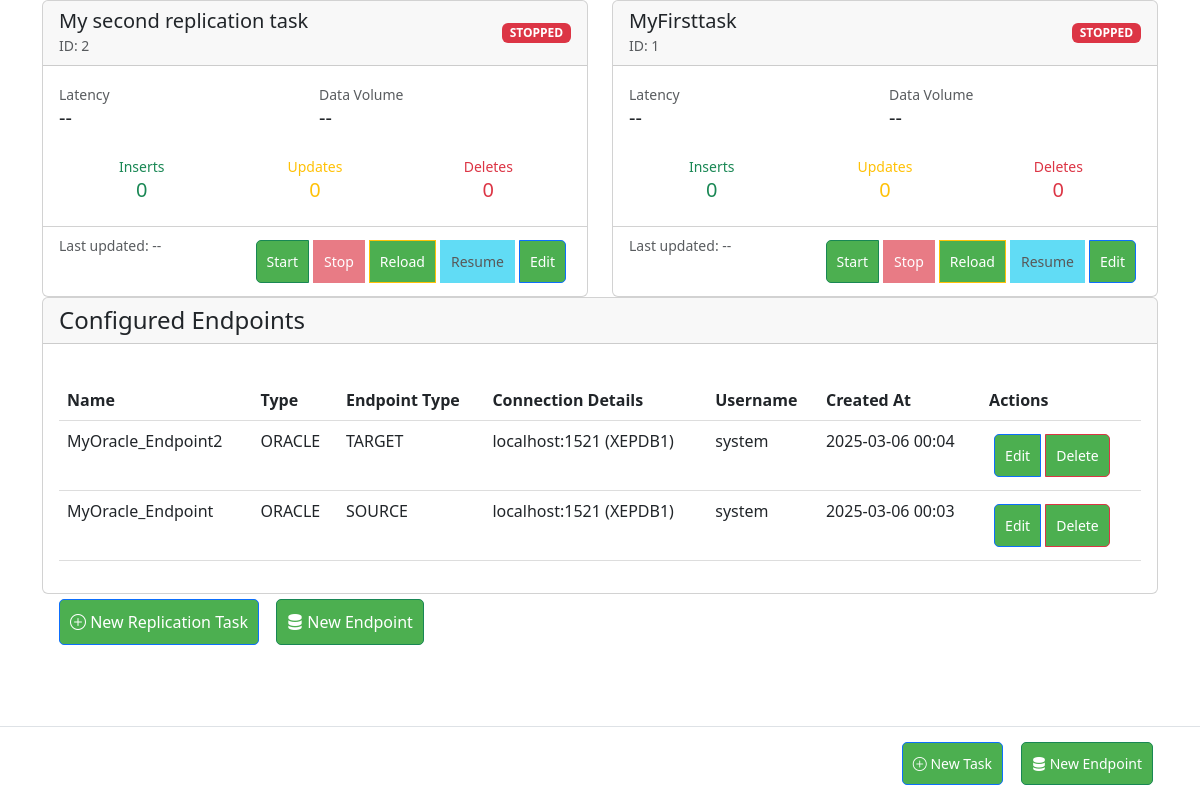
The page / on the database its author committed.
### app/models/task.py (models this page shows, shortened)
class ReplicationTask(db.Model):
    __tablename__ = 'replication_task'
    id = db.Column(db.Integer, primary_key=True)
    name = db.Column(db.String(120), unique=True, nullable=False)
    metrics = db.Column(db.JSON)  # Stores latency, counts, etc.
    source_id = db.Column(db.Integer, db.ForeignKey('endpoint.id'), nullable=False)
    destination_id = db.Column(db.Integer, db.ForeignKey('endpoint.id'), nullable=False)
    tables = db.Column(db.JSON)
    cdc_type = db.Column(db.String(20))
    cdc_config = db.Column(db.JSON)
    status = db.Column(db.String(20), default='stopped')
    options = db.Column(db.JSON)
    last_position = db.Column(db.JSON)
    created_at = db.Column(db.DateTime, default=db.func.now())
    tables = db.Column(db.JSON)  # Store selected tables
    initial_load = db.Column(db.Boolean, default=False)
    create_tables = db.Column(db.Boolean, default=True)
    replication_mode = db.Column(db.String(20), default='full')  # full/partial
    source = db.relationship('Endpoint', foreign_keys=[source_id], backref='source_tasks')
    destination = db.relationship('Endpoint', foreign_keys=[destination_id], backref='destination_tasks')

### app/models/endpoint.py (models this page shows, shortened)
class Endpoint(db.Model):
    id = db.Column(db.Integer, primary_key=True)
    name = db.Column(db.String(100), nullable=False)
    type = db.Column(db.String(20), nullable=False)  # oracle, mysql, bigquery
    username = db.Column(db.String(100), nullable=False)
    password = db.Column(db.String(100), nullable=False)
    host = db.Column(db.String(100))  # For oracle/mysql
    port = db.Column(db.Integer)  # For oracle/mysql
    service_name = db.Column(db.String(100))  # For oracle
    dataset = db.Column(db.String(100))  # For bigquery
    credentials_json = db.Column(db.Text)  # For bigquery
    database = db.Column(db.String(100))  # For mysql
    created_at = db.Column(db.DateTime, default=db.func.now())
    target_schema = db.Column(db.String(100))  # New field for target schema
    endpoint_type = db.Column(db.String(20), nullable=False, default='source')  # source or target

### app/web/routes.py (the view)
@bp.route('/')
def dashboard():
    page = request.args.get('page', 1, type=int)
    per_page = 10
    tasks = ReplicationTask.query.order_by(ReplicationTask.created_at.desc()).all()
    endpoints = Endpoint.query.order_by(Endpoint.created_at.desc()).all()
    return render_template('dashboard.html',
                           tasks=tasks,
                           endpoints=endpoints)

### app/web/templates/dashboard.html (shortened to what this page needs)
{% extends "base.html" %}
{% block content %}
 <div class="row row-cols-1 row-cols-md-2 g-4" id="task-monitor">
    {% for task in tasks %}
    <div class="col" data-task-id="{{ task.id }}">
        <div class="card h-100">
          <div class="card-header d-flex justify-content-between align-items-center">
             <div>
                <h5 class="mb-0">{{ task.name }}</h5>
                <small class="text-muted">ID: {{ task.id }}</small>
             </div>
             <span class="task-status-badge badge bg-{{ 'success' if task.status == 'running' else 'danger' }}">
                     {{ task.status|upper }}
             </span>
          </div>
            <div class="card-body">
                <div class="row g-2 mb-3">
                    <div class="col-6">
                        <small class="text-muted">Latency</small>
                        <div class="h5" data-metric="latency">--</div>
                    </div>
                    <div class="col-6">
                        <small class="text-muted">Data Volume</small>
                        <div class="h5" data-metric="volume">--</div>
                    </div>
                </div>
                <div class="row g-2">
                    <div class="col-4 text-center">
                        <div class="text-success">
                            <small>Inserts</small>
                            <div class="h5" data-metric="inserts">0</div>
                        </div>
                    </div>
                    <div class="col-4 text-center">
                        <div class="text-warning">
                            <small>Updates</small>
                            <div class="h5" data-metric="updates">0</div>
                        </div>
                    </div>
                    <div class="col-4 text-center">
                        <div class="text-danger">
                            <small>Deletes</small>
                            <div class="h5" data-metric="deletes">0</div>
                        </div>
                    </div>
                </div>
            </div>
            <div class="card-footer bg-transparent">
                <div class="d-flex justify-content-between">
                    <small class="text-muted">
                        Last updated: <span data-metric="last-updated">--</span>
                    </small>
<div class="btn-group">
    <a href="{{ url_for('web.control_task', task_id=task.id, action='start') }}"
       class="btn btn-sm btn-success {{ 'disabled' if task.status == 'running' }}">
        Start
    </a>
    <button class="btn btn-sm btn-danger stop-task-btn"
            data-task-id="{{ task.id }}"
            {% if task.status != 'running' %}disabled{% endif %}>
        Stop
    </button>
    <button class="btn btn-sm btn-warning reload-btn"
            data-task-id="{{ task.id }}"
            {% if task.status =='running' %}disabled{% endif %}>
        Reload
    </button>
    <button class="btn btn-sm btn-info resume-btn"
            data-task-id="{{ task.id }}"
            {% if not task.last_position %}disabled{% endif %}>
        Resume
    </button>
    <a href="{{ url_for('web.edit_task', task_id=task.id) }}"
       class="btn btn-sm btn-primary">
        Edit
    </a>
</div>
                </div>
            </div>
        </div>
    </div>
    {% else %}
    <div class="col-12">
        <div class="alert alert-info">No active replication tasks</div>
    </div>
    {% endfor %}
</div>
    <div class="card">
        <div class="card-header">
            <h4 class="mb-0">Configured Endpoints</h4>
        </div>
        <div class="card-body">
            <table class="table table-hover">
                <thead>
                    <tr>
                        <th>Name</th>
                        <th>Type</th>
                        <th>Endpoint Type</th>
                        <th>Connection Details</th>
                        <th>Username</th>
                        <th>Created At</th>
                        <th>Actions</th>
                    </tr>
                </thead>
                <tbody>
                    {% for endpoint in endpoints %}
                    <tr>
                        <td>{{ endpoint.name }}</td>
                        <td>{{ endpoint.type|upper }}</td>
                        <td>{{ endpoint.endpoint_type|upper }}</td>
                        <td>
                            {% if endpoint.type == 'oracle' %}
                                {{ endpoint.host }}:{{ endpoint.port }} ({{ endpoint.service_name }})
                            {% elif endpoint.type == 'bigquery' %}
                                Dataset: {{ endpoint.dataset }}
                            {% elif endpoint.type == 'mysql' %}
                                Database: {{ endpoint.database }}
                            {% endif %}
                        </td>
                        <td>{{ endpoint.username }}</td>
                        <td>{{ endpoint.created_at.strftime('%Y-%m-%d %H:%M') }}</td>
                        <td>
                            <div class="btn-group">
                                <a href="{{ url_for('web.edit_endpoint', endpoint_id=endpoint.id) }}"
                                   class="btn btn-sm btn-primary">Edit</a>
                                <a href="{{ url_for('web.delete_endpoint', endpoint_id=endpoint.id) }}"
                                   class="btn btn-sm btn-danger"
                                   onclick="return confirm('Delete this endpoint?')">Delete</a>
                            </div>
                        </td>
                    </tr>
                    {% else %}
                    <tr>
                        <td colspan="6" class="text-center">No configured endpoints</td>
                    </tr>
                    {% endfor %}
                </tbody>
            </table>
        </div>
    </div>
<div class="container">
    <div class="d-flex justify-content-between mb-4">
        <div>
            <a href="{{ url_for('web.create_task') }}" class="btn btn-primary">
                <i class="bi bi-plus-circle"></i> New Replication Task
            </a>
            <a href="{{ url_for('web.create_endpoint') }}" class="btn btn-success ms-2">
                <i class="bi bi-server"></i> New Endpoint
            </a>
        </div>
    </div>
    </div>
{% endblock %}

### app/web/templates/base.html (shortened to what this page needs)
<!DOCTYPE html>
<html>
<head>
    <link href="https://cdn.jsdelivr.net/npm/bootstrap@5.3.0/dist/css/bootstrap.min.css" rel="stylesheet">
    <link rel="stylesheet" href="https://cdn.jsdelivr.net/npm/bootstrap-icons@1.11.3/font/bootstrap-icons.min.css">
    <link rel="stylesheet" href="{{ url_for('static', filename='css/dashboard.css') }}">
</head>
<body>
    <main class="container">
        {% block content %}{% endblock %}
    </main>
    <footer class="fixed-footer">
        <div class="container">
            <div class="d-flex justify-content-end gap-2">
                <a href="{{ url_for('web.create_task') }}" class="btn btn-primary btn-sm">
                    <i class="bi bi-plus-circle"></i> New Task
                </a>
                <a href="{{ url_for('web.create_endpoint') }}" class="btn btn-success btn-sm">
                    <i class="bi bi-server"></i> New Endpoint
                </a>
            </div>
        </div>
    </footer>
</body>
</html>

### app/static/css/dashboard.css (style rules this page uses)
.btn { background: #4CAF50; color: white; padding: 10px; border-radius: 5px; text-decoration: none; margin: 5px; }
table { width: 100%; margin-top: 20px; border-collapse: collapse; }
th, td { padding: 12px; text-align: left; border-bottom: 1px solid #ddd; }

### app/web/templates/base.html (style rules this page uses)
body { padding-bottom: 70px; }
.fixed-footer { position: fixed; bottom: 0; left: 0; right: 0; background: white; border-top: 1px solid #dee2e6; padding: 10px 0; z-index: 1000; }

### rows shown on the page
ReplicationTask: name "My second replication task", id "2", status "STOPPED"
ReplicationTask: name "MyFirsttask", id "1", status "STOPPED"
Endpoint: name "MyOracle_Endpoint2", type "ORACLE", endpoint_type "TARGET", host "localhost", port "1521", service_name "XEPDB1", username "system", created_at "2025-03-06 00:04"
Endpoint: name "MyOracle_Endpoint", type "ORACLE", endpoint_type "SOURCE", host "localhost", port "1521", service_name "XEPDB1", username "system", created_at "2025-03-06 00:03"
